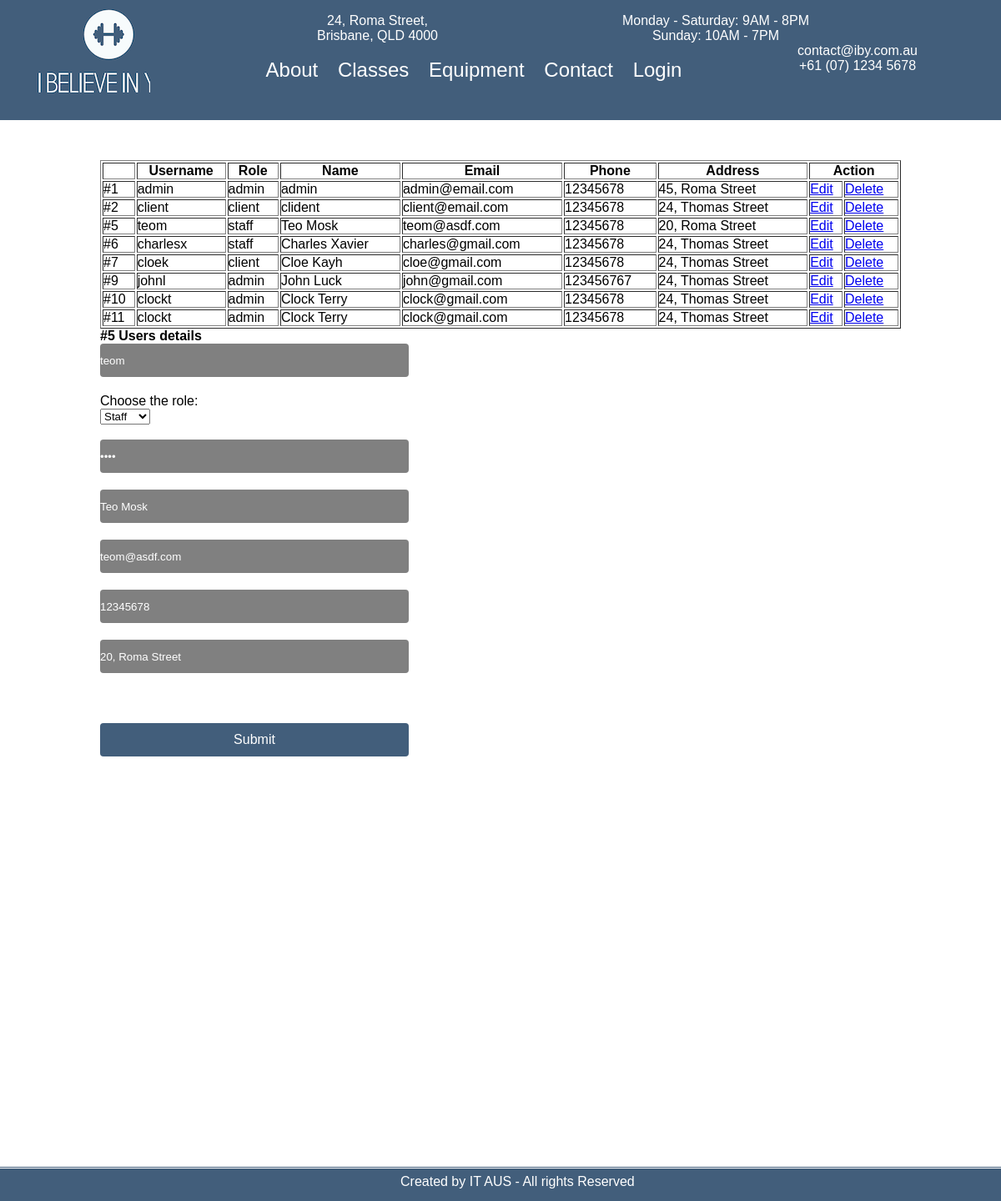
Page /pages/users-list.php?user_id=5 on the committed database.
### tables this page shows
CREATE TABLE `users` (
  `id` int(11) NOT NULL,
  `username` varchar(200) NOT NULL,
  `role` varchar(200) NOT NULL,
  `password` varchar(200) NOT NULL,
  `name` varchar(200) NOT NULL,
  `email` varchar(200) NOT NULL,
  `phone` varchar(200) NOT NULL,
  `address` varchar(200) NOT NULL
);

### functions/functions.php (called while the page is built, shortened)
<?php
    function listUsers($id = 0){
        $db = dbLink();
        $sql = 'SELECT * FROM users';
        if($id) {
            $sql = 'SELECT * FROM users WHERE id ='.(int)$id;
        }
        $users = [];
        foreach($db->query($sql) as $row){
            $users[] = $row;
        }
        return $users;
    }

### pages/users-list.php (the view, shortened to what this page needs)
<?php
    include_once('../functions/functions.php');
?>
<!DOCTYPE html>
<html lang="en">
<head>
    <link rel="stylesheet" href="../css/style.css">
</head>
<body>
<div class="grid-content-users-list">
        <div class="logo">
            <a href="../index.php" class="logo">
            <img src="../images/logo.png" alt="logo">
            </a>
        </div>
        <nav>
            <p class="p-address">
                24, Roma Street, <br>
                Brisbane, QLD 4000
            </p>
            <p class="p-hours">
                Monday - Saturday:
                9AM - 8PM <br>
                Sunday: 10AM - 7PM
            </p>
            <p class="p-contact">
                contact@iby.com.au <br>
                +61 (07) 1234 5678
            </p><br><br><br>
            <a href="about.php">About</a>
            <a href="classes.php">Classes</a>
            <a href="equipment.php">Equipment</a>
            <a href="contact.php">Contact</a>
            <a href="login.php">Login</a>
        </nav>
        <div class="table-users-list">
            <table border="1" class="table">
                <tr>
                    <th></th>
                    <th>Username</th>
                    <th>Role</th>
                    <th>Name</th>
                    <th>Email</th>
                    <th>Phone</th>
                    <th>Address</th>
                    <th colspan="2">Action</th>
                </tr>
                <?php
                    $users = listUsers();
                    foreach ($users as $key => $user) { ?>
                        <tr>
                            <td>#<?= $user['id'] ?></td>
                            <td><?= $user['username'] ?></td>
                            <td><?= $user['role'] ?></td>
                            <td><?= $user['name'] ?></td>
                            <td><?= $user['email'] ?></td>
                            <td><?= $user['phone'] ?></td>
                            <td><?= $user['address'] ?></td>
                            <td><a href="?user_id=<?= $user['id'] ?>#users">Edit</a></td>
                            <td><a href="?delete_id=<?= $user['id'] ?>#delete">Delete</a></td>
                        </tr><?php
                    }
                ?>
            </table>
            <?php if($_GET['user_id']){ ?>
                <?php $u = listUsers($_GET['user_id'])[0]; ?>
                <h4 id="users">#<?= $u['id'] ?> Users details</h4>
                <form class="form-users-list" action="<?php echo $_SERVER['PHP_SELF']; ?>" method="post">
                    <input type="text" name="username" placeholder="Enter Username" value="<?= $u['username'] ?>" required><br>
                    <label for="cars" required>Choose the role:</label> <br>
                    <select name="role" id="role">
                        <option value="staff" <?= $u['role'] == 'staff' ? 'selected' :'' ?>>Staff</option>
                    </select>
                    <br><br>
                    <input type="password" name="password" placeholder="Enter Password" value="<?= $u['password'] ?>" required><br>
                    <input type="text" name="name" placeholder="Enter Name" value="<?= $u['name'] ?>" required><br>
                    <input type="email" name="email" placeholder="Enter Email" value="<?= $u['email'] ?>" required><br>
                    <input type="text" name="phone" placeholder="Enter Phone" value="<?= $u['phone'] ?>" required><br>
                    <input type="text" name="address" placeholder="Enter Address" value="<?= $u['address'] ?>"><br>
                    <input type="submit" class="btn-users-list" value="Submit">
                </form>
            <?php } ?>
    </div>
    <footer>
        <p class="p-footer">Created by IT AUS - All rights Reserved
        <a href="https://www.facebook.com/" class="links-hover social-media-links"><i class="bi bi-facebook"></i></a>
        <a href="https://www.twitter.com/"class="links-hover social-media-links"><i class="bi bi-twitter"></i></a>
        <a href="https://www.instagram.com/" class="links-hover social-media-links"><i class="bi bi-instagram"></i></a>
        </p>
    </footer>
    </div>
</body>
</html>

### css/style.css (style rules this page uses)
* { margin: 0; padding: 0; box-sizing: border-box; }
body { height: 100vh; width: 100vw; font-family: 'Montserrat', sans-serif; }
.logo { grid-area: 1/1/4/4; background-color: #425e7b; padding-left: 15px; }
nav { grid-area: 1/4/4/21; background-color: #425e7b; color: white; padding-top:1em; text-align: center; }
nav a, .social-media p { text-decoration: none; color: white; font-size: 1.5em; padding: 0.4em; }
.p-address { float: left; margin-left: 200px; }
.p-hours { float: right; margin-right: 230px; }
.p-contact { float: right; margin-right: 100px; }
footer { grid-area: 79/1/81/21; background-color: #425e7b; border-top: double; color:white; height: 2.6em; position: fixed; bottom: 0; width:100vw; }
footer p, footer a { text-decoration: none; color: white; font-size: 1em; padding: 0.4em; }
footer p { padding-left: 40vw; }
.social-media-links { float: right; padding-right: 20px; }
form { margin-left: auto; margin-right: auto; margin-top: auto; margin-bottom: auto; }
.form-users-list input { border-bottom-left-radius: 4px; border-bottom-right-radius: 4px; border-top-left-radius: 4px; border-top-right-radius: 4px; width: 370px; color: white; background-color: grey; height: 40px; margin-bottom: 20px; border-style: none; }
input::placeholder { padding-left: 10px; font-family: 'Montserrat', sans-serif; }
.btn-contact, .btn-login, .form-users-list input[type=submit], .form-users-add input[type=submit] { margin-top: 2.5em; font-size: 1em; border-radius: 4px; background-color: #425e7b; color: white; font-weight: 500; width: 370px; height: 40px; border-style: none; }
.grid-content-users-list { display: grid; grid-template-columns: repeat(20,1fr); grid-template-rows: repeat(30,1fr); width: 100vw; height: 180vh; }
.table-users-list { grid-area: 5/3/22/19; }
.table { width: 100%; }

### rows in the picture
users: id "1", username "admin", role "admin", name "admin", email "admin@email.com", phone "12345678", address "45, Roma Street"
users: id "2", username "client", role "client", name "clident", email "client@email.com", phone "12345678", address "24, Thomas Street"
users: id "5", username "teom", role "staff", name "Teo Mosk", email "teom@asdf.com", phone "12345678", address "20, Roma Street", role "Staff"
users: id "6", username "charlesx", role "staff", name "Charles Xavier", email "charles@gmail.com", phone "12345678", address "24, Thomas Street"
users: id "7", username "cloek", role "client", name "Cloe Kayh", email "cloe@gmail.com", phone "12345678", address "24, Thomas Street"
users: id "9", username "johnl", role "admin", name "John Luck", email "john@gmail.com", phone "123456767", address "24, Thomas Street"
users: id "10", username "clockt", role "admin", name "Clock Terry", email "clock@gmail.com", phone "12345678", address "24, Thomas Street"
users: id "11", username "clockt", role "admin", name "Clock Terry", email "clock@gmail.com", phone "12345678", address "24, Thomas Street"
